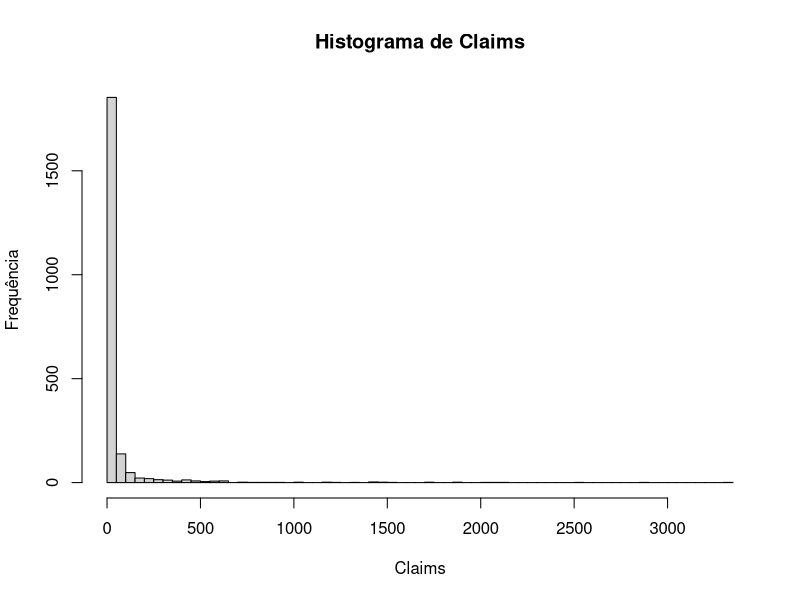
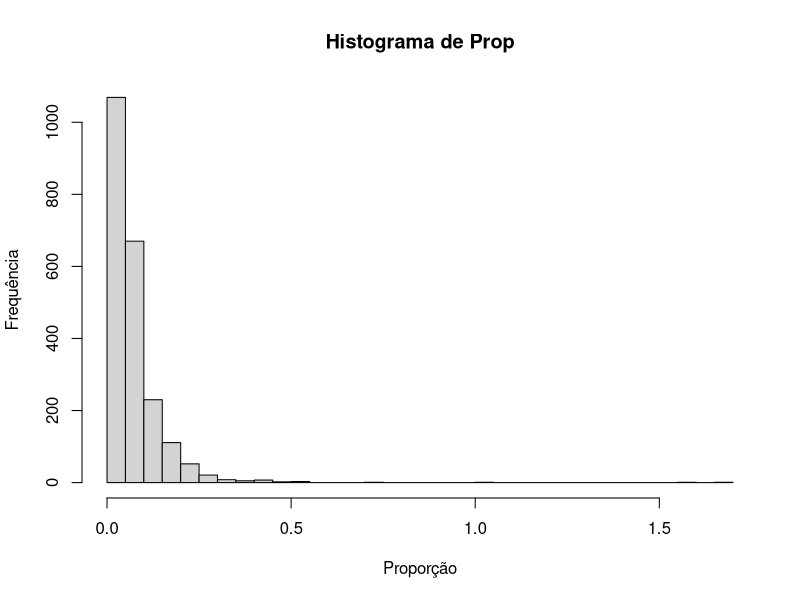
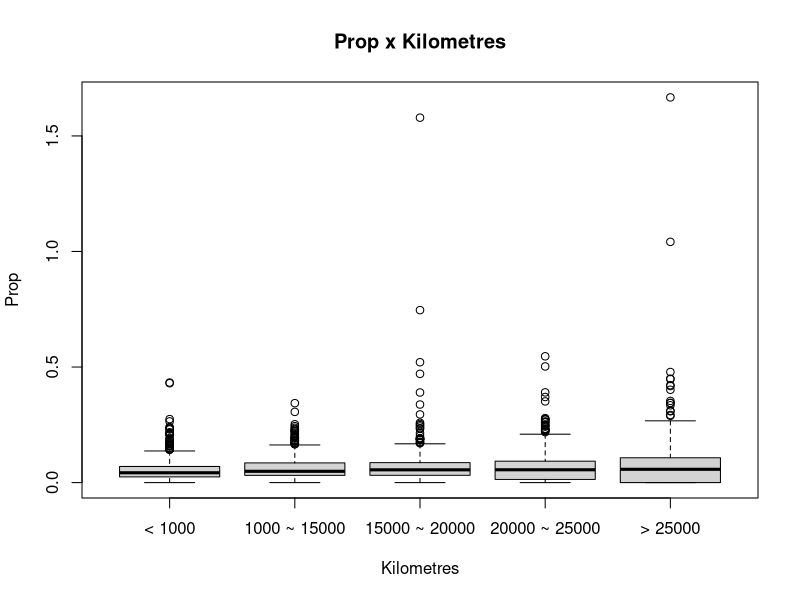
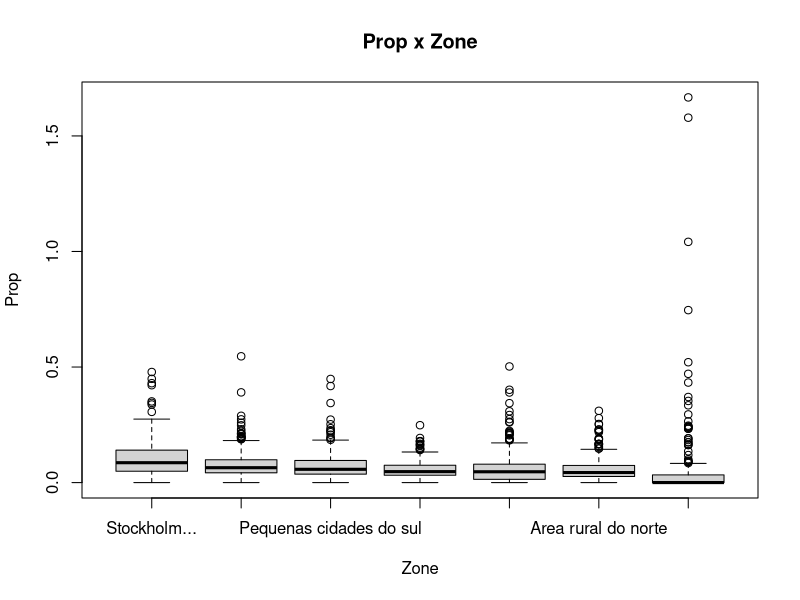
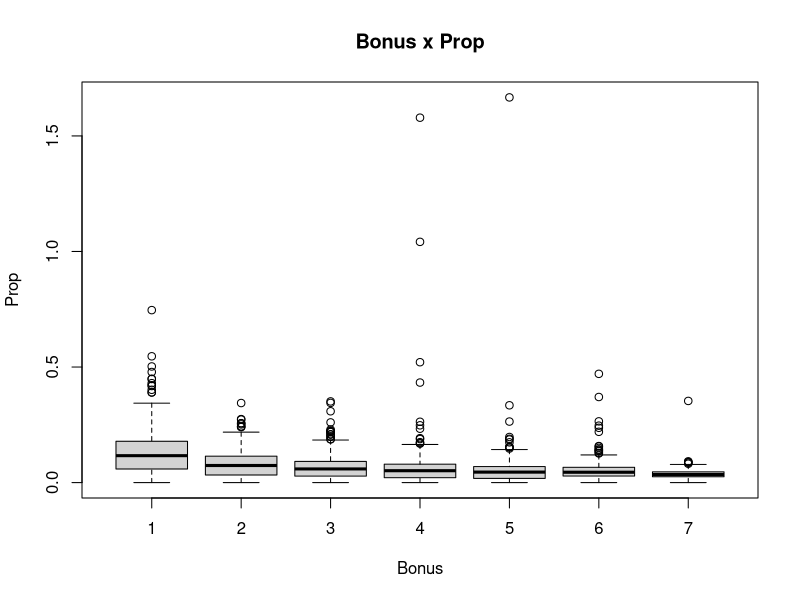
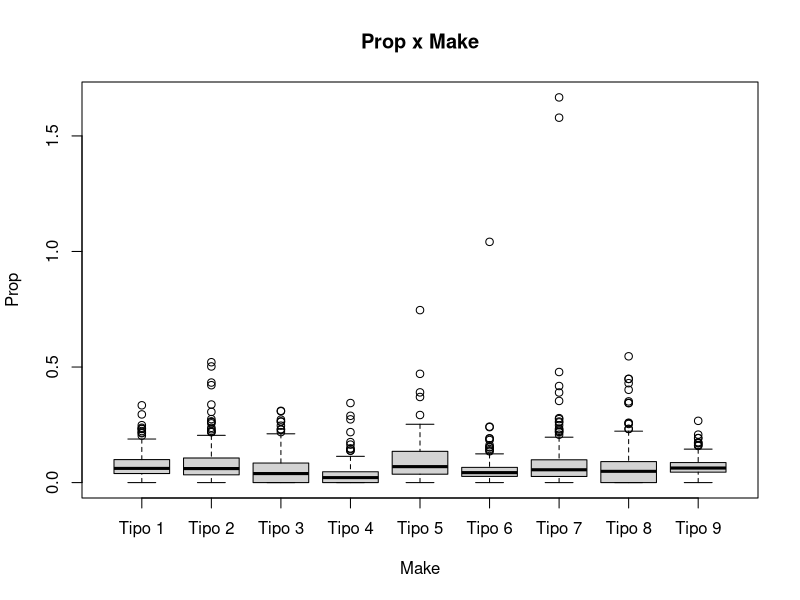
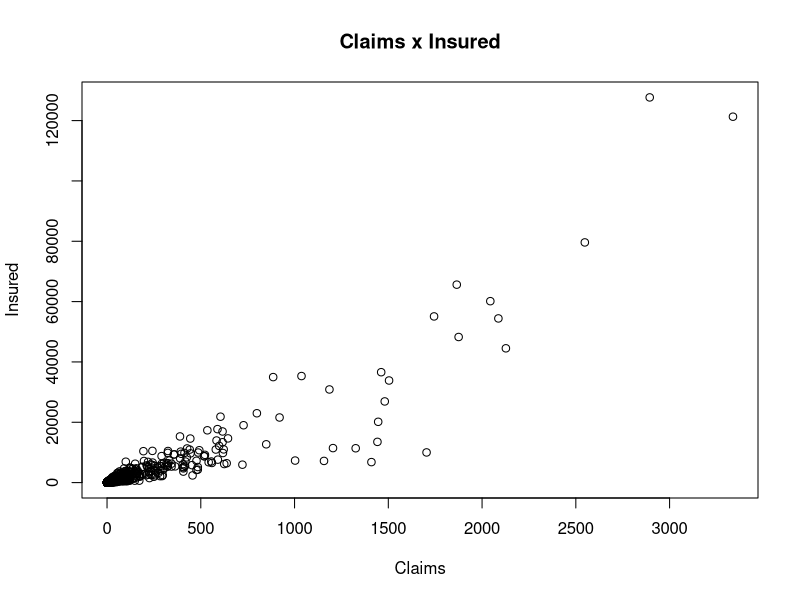
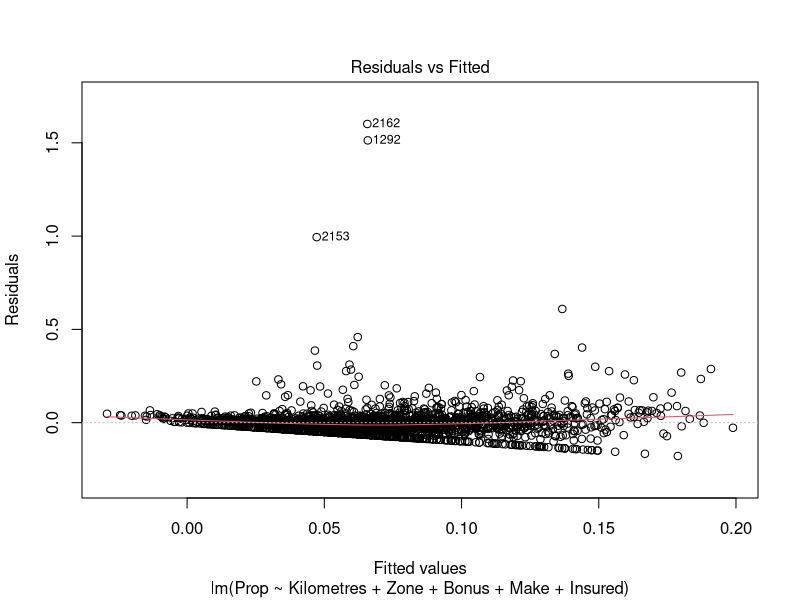

Source code (R) for these figures, in order:
## ---- chunk 1
knitr::opts_chunk$set(echo = TRUE)
## ---- chunk 2
dados <- read.csv("motorins.dat", sep="\t")
dados <- subset(dados, select = -c(7))

dados$Kilometres <- factor(dados$Kilometres)
levels(dados$Kilometres) <-  c("< 1000", "1000 ~ 15000", "15000 ~ 20000", "20000 ~ 25000", "> 25000")

dados$Zone <- factor(dados$Zone)
levels(dados$Zone) <- c("Stockholm...", "Large cities", "Pequenas cidades do sul", "Area rural do sul", "Pequenas cidades do norte",
                                   "Area rural do norte", "Gotland")

dados$Make <- factor(dados$Make)
levels(dados$Make) <- c("Tipo 1", "Tipo 2", "Tipo 3", "Tipo 4", "Tipo 5", "Tipo 6", "Tipo 7", "Tipo 8", "Tipo 9")

dados$Bonus <- as.factor(dados$Bonus)

dados$Prop <- dados$Claims/dados$Insured
## ---- chunk 3
hist(dados$Claims, main = "Histograma de Claims", ylab = "Frequência", xlab = "Claims", breaks = 50)
hist(dados$Prop, main = "Histograma de Prop", ylab = "Frequência", xlab = "Proporção", breaks = 50)
plot(Prop ~ Kilometres, data=dados, main = "Prop x Kilometres")
plot(Prop ~ Zone, data=dados, main = "Prop x Zone")
plot(Prop ~ Bonus, data=dados, main = "Bonus x Prop")
plot(Prop ~ Make, data=dados, main = "Prop x Make")
plot(Insured ~ Claims, data=dados, main = "Claims x Insured")
## ---- chunk 4
modeloRLN <- lm(Prop ~ Kilometres + Zone + Bonus + Make + Insured, data = dados)
summary(modeloRLN)
plot(modeloRLN)
